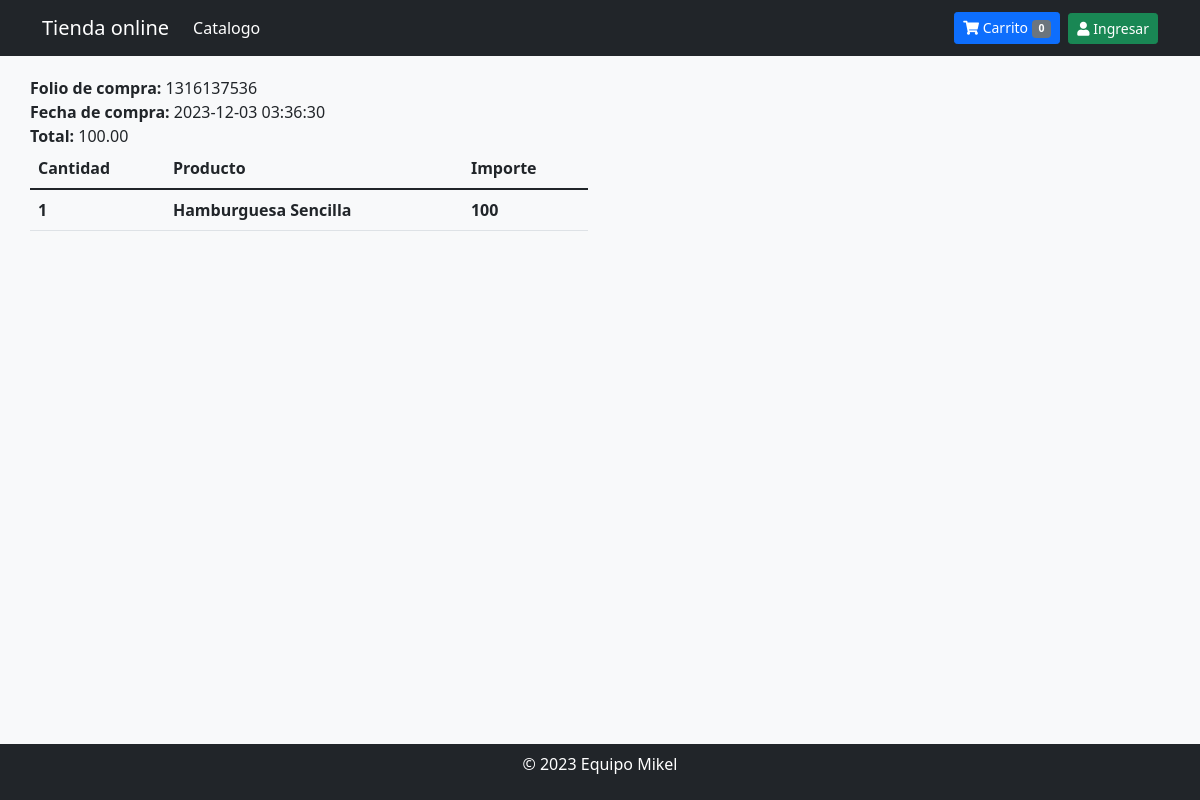
The page /completado.php?key=1316137536 on the database its author committed.
### tables this page shows
CREATE TABLE `compra` (
  `id` int(11) NOT NULL,
  `id_transaccion` varchar(20) NOT NULL,
  `fecha` datetime NOT NULL,
  `status` varchar(20) NOT NULL,
  `email` varchar(50) NOT NULL,
  `id_cliente` varchar(20) NOT NULL,
  `total` decimal(10,2) NOT NULL,
  `medio_pago` varchar(10) DEFAULT NULL
);

CREATE TABLE `detalle_compra` (
  `id` int(11) NOT NULL,
  `id_compra` int(11) NOT NULL,
  `id_producto` int(11) NOT NULL,
  `nombre` varchar(200) NOT NULL,
  `precio` decimal(10,2) NOT NULL,
  `cantidad` int(11) NOT NULL
);

### completado.php (the view, shortened to what this page needs)
<?php
$id_transaccion = isset($_GET['key']) ? $_GET['key'] : '0';
$error = '';
if ($id_transaccion == '') {
    $error = 'Error al procesar la petición';
} else {
    $db = new Database();
    $con = $db->conectar();
    $sql = $con->prepare("SELECT count(id) FROM compra WHERE id_transaccion=? AND (status=? OR status=?)");
    $sql->execute([$id_transaccion, 'COMPLETED', 'approved']);
    if ($sql->fetchColumn() > 0) {
        $sql = $con->prepare("SELECT id, fecha, email, total FROM compra WHERE id_transaccion=? AND (status=? OR status=?) LIMIT 1");
        $sql->execute([$id_transaccion, 'COMPLETED', 'approved']);
        $row = $sql->fetch(PDO::FETCH_ASSOC);
        $idCompra = $row['id'];
        $sqlDet = $con->prepare("SELECT nombre, precio, cantidad FROM detalle_compra WHERE id_compra=?");
        $sqlDet->execute([$idCompra]);
    } else {
        $error = "Error al comprobar la compra";
    }
}
?>
<!DOCTYPE html>
<html lang="es" class="h-100">
<head>
    <link href="https://cdn.jsdelivr.net/npm/bootstrap@5.1.3/dist/css/bootstrap.min.css" rel="stylesheet">
    <link href="css/all.min.css" rel="stylesheet">
    <link href="css/estilos.css" rel="stylesheet">
</head>
<body class="d-flex flex-column h-100">
    <?php include 'menu.php'; ?>
    <main class="flex-shrink-0">
        <div class="container">
            <?php if (strlen($error) > 0) { ?>
                <div class="row">
                    <div class="col">
                        <h3><?php echo $error; ?></h3>
                    </div>
                </div>
            <?php } else { ?>
                <div class="row">
                    <div class="col">
                        <b>Folio de compra:</b> <?php echo $id_transaccion; ?><br>
                        <b>Fecha de compra:</b> <?php echo $row['fecha']; ?><br>
                        <b>Total:</b> <?php echo $row['total']; ?><br>
                    </div>
                </div>
                <div class="row">
                    <div class="col-md-6 col-sm-12">
                        <table class="table">
                            <thead>
                                <tr>
                                    <th>Cantidad</th>
                                    <th>Producto</th>
                                    <th>Importe</th>
                                </tr>
                            </thead>
                            <tbody>
                                <?php while ($row_det = $sqlDet->fetch(PDO::FETCH_ASSOC)) {
                                    $importe =  $row_det['cantidad'] * $row_det['precio']; ?>
                                    <tr>
                                        <th><?php echo $row_det['cantidad']; ?></th>
                                        <th><?php echo $row_det['nombre']; ?></th>
                                        <th><?php echo $importe; ?></th>
                                    </tr>
                                <?php } ?>
                            </tbody>
                        </table>
                    </div>
                </div>
            <?php } ?>
        </div>
    </main>
    <?php include 'footer.php'; ?>
</body>
</html>

### css/estilos.css (style rules this page uses)
body { background-color: #f8f9fa; }
main > .container { padding: 20px 0; }

### rows shown on the page
compra: fecha "2023-12-03 03:36:30", total "100.00"
detalle_compra: cantidad "1", nombre "Hamburguesa Sencilla", importe "100"

### other values the page prints
$num_cart "0"
$id_transaccion "1316137536"
